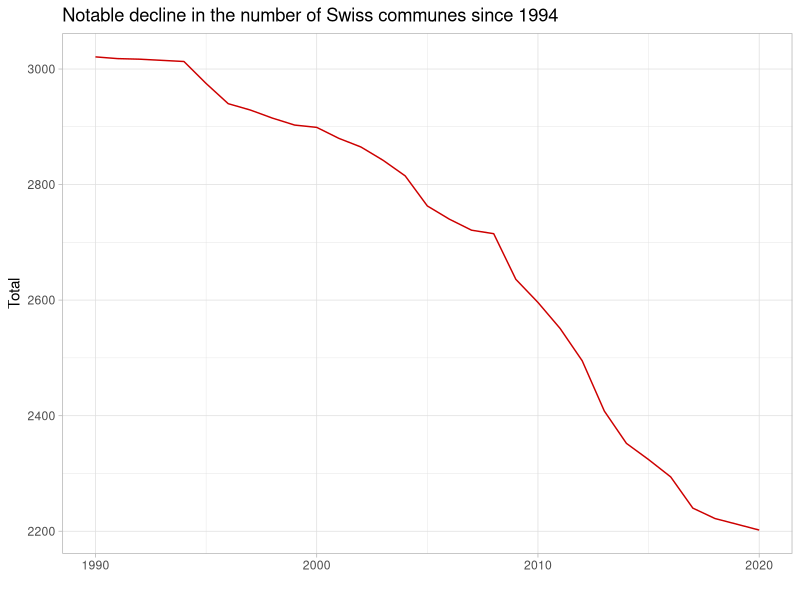

Here is the R script that generated this plot:
## ---- chunk 1
library(tidyverse)
## ---- chunk 2
#figures taken from table on Wiki(fr): https://fr.wikipedia.org/wiki/Commune_(Suisse)

year <- 1990:2020

number_gde <- c(3021,	3018,	3017,	3015,	3013,	2975,	2940, 2929,	2915,	2903,	2899,	2880,	2865,
                2842,	2815,	2763,	2740,	2721,	2715,	2636,	2596,	2551,	2495,	2408,	2352,	2324,	
                2294,	2240,	2222,	2212,	2202)

gde <- as.data.frame(cbind(year, number_gde))
## ---- chunk 3
gde %>% ggplot(aes(x=year, y=number_gde)) +
  geom_line(color="red3") +
  theme_light() + 
  ggtitle("Notable decline in the number of Swiss communes since 1994") +
  ylab("Total") +
  xlab("")
